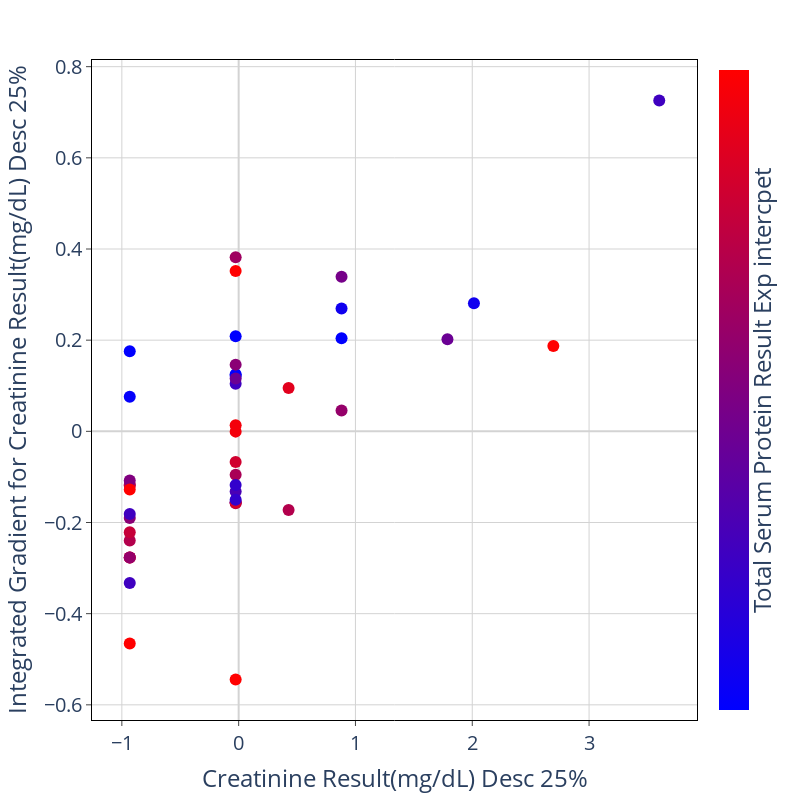

Here is the notebook cell this chart was saved with:
### Code cell
feat_1 = IGtable.columns[feature_order[5]]
feat_2 = IGtable.columns[feature_order[6]]

fig = px.scatter(x = IG_X[feat_1], y = IGtable[feat_1], color = IG_X[feat_2])
fig.update_traces(marker=dict(size=12))

fig.update_layout(
    plot_bgcolor='white',
    autosize=False,
    width=800,
    height=800,
    coloraxis = {'colorscale':'Bluered'},
    xaxis_title = feat_1,
    yaxis_title = "Integrated Gradient for " + feat_1,
    font=dict(size=20)
)

fig.update_xaxes(
    zeroline=True,
    zerolinecolor='lightgrey',
    mirror=True,
    ticks='outside',
    showline=True,
    linecolor='black',
    gridcolor='lightgrey'
    )
    
fig.update_yaxes(
    zeroline=True,
    zerolinecolor='lightgrey',
    mirror=True,
    ticks='outside',
    showline=True,
    linecolor='black',
    gridcolor='lightgrey'
)

fig.update_coloraxes(colorbar_showticklabels=False,
                    colorbar_title=dict(text=feat_2,side = "right"),
                    cmin = -1, cmax = 1)

fig.show()

### Figure 1 — Plotly figure (JSON) as saved in the notebook; plotly's stock layout.template omitted (floating-point values rounded to 4 significant figures)
{"data": [{"hovertemplate": "x=%{x}<br>y=%{y}<br>color=%{marker.color}<extra></extra>", "legendgroup": "", "marker": {"color": [-0.5086, -0.07828, 1.057, -0.8759, 0.9172, -1.068, -1.368, -2.741, 0.9172, -0.162, 0.7741, -1.068, -0.5086, 0.1662, 1.057, 0.2455, -0.8759, -0.9713, 0.08575, -0.162, -1.793, 0.4012, 0.3239, 0.7013, 2.36, -2.131, 0.4012, 0.3239, 0.6277, 0.4012, 0.2455, 0.7013, -0.4201, 1.523, -0.5086, 0.5531, 0.08575, -0.5984, -0.5086, 0.7741, 0.1662, 0.004282, -0.5984, 2.132], "coloraxis": "coloraxis", "size": 12, "symbol": "circle"}, "mode": "markers", "name": "", "orientation": "v", "showlegend": false, "type": "scatter", "x": [3.601, 0.8809, 2.694, 0.8809, -0.02576, 0.8809, -0.02576, -0.02576, -0.02576, 1.788, 0.4276, -0.9324, -0.02576, 0.8809, -0.02576, -0.02576, 2.014, -0.9324, -0.02576, -0.02576, -0.02576, 0.4276, -0.02576, -0.9324, -0.9324, -0.02576, -0.02576, -0.9324, -0.02576, -0.9324, -0.9324, -0.02576, -0.02576, -0.02576, -0.9324, -0.9324, -0.9324, -0.02576, -0.9324, -0.9324, -0.9324, -0.9324, -0.02576, -0.9324], "xaxis": "x", "y": [0.7258, 0.3392, 0.187, 0.2695, -0.0006312, 0.2041, 0.1252, 0.1222, 0.0134, 0.2023, 0.09485, 0.1759, 0.1042, 0.04593, 0.3519, 0.3819, 0.2811, 0.07611, 0.1463, 0.116, 0.2085, -0.1725, -0.09526, -0.119, -0.4653, -0.1555, -0.158, -0.1172, -0.06719, -0.2396, -0.2768, -0.1561, -0.1318, -0.5444, -0.3328, -0.2213, -0.1903, -0.1176, -0.1815, -0.2769, -0.2768, -0.1081, -0.1502, -0.1275], "yaxis": "y"}], "layout": {"autosize": false, "coloraxis": {"cmax": 1, "cmin": -1, "colorbar": {"showticklabels": false, "title": {"side": "right", "text": "Total Serum Protein Result Exp intercpet"}}, "colorscale": [[0, "rgb(0,0,255)"], [1, "rgb(255,0,0)"]]}, "font": {"size": 20}, "height": 800, "legend": {"tracegroupgap": 0}, "margin": {"t": 60}, "plot_bgcolor": "white", "width": 800, "xaxis": {"anchor": "y", "autorange": true, "domain": [0, 1], "gridcolor": "lightgrey", "linecolor": "black", "mirror": true, "range": [-1.257, 3.925], "showline": true, "ticks": "outside", "title": {"text": "Creatinine Result(mg/dL) Desc 25%"}, "type": "linear", "zeroline": true, "zerolinecolor": "lightgrey"}, "yaxis": {"anchor": "x", "autorange": true, "domain": [0, 1], "gridcolor": "lightgrey", "linecolor": "black", "mirror": true, "range": [-0.6333, 0.8146], "showline": true, "ticks": "outside", "title": {"text": "Integrated Gradient for Creatinine Result(mg/dL) Desc 25%"}, "type": "linear", "zeroline": true, "zerolinecolor": "lightgrey"}}}
